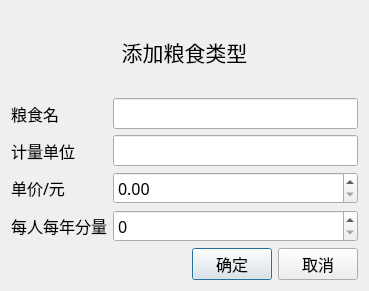
<?xml version="1.0" encoding="UTF-8"?>
<ui version="4.0">
 <class>AddFoodDialog</class>
 <widget class="QDialog" name="AddFoodDialog">
  <property name="geometry">
   <rect>
    <x>0</x>
    <y>0</y>
    <width>369</width>
    <height>291</height>
   </rect>
  </property>
  <property name="windowTitle">
   <string>添加粮食类型</string>
  </property>
  <property name="windowIcon">
   <iconset resource="resource.qrc">
    <normaloff>:/images/warehouse.png</normaloff>:/images/warehouse.png</iconset>
  </property>
  <layout class="QGridLayout" name="gridLayout">
   <item row="0" column="0">
    <widget class="QLabel" name="label_5">
     <property name="font">
      <font>
       <family>微软雅黑</family>
       <pointsize>16</pointsize>
      </font>
     </property>
     <property name="text">
      <string>添加粮食类型</string>
     </property>
     <property name="alignment">
      <set>Qt::AlignCenter</set>
     </property>
    </widget>
   </item>
   <item row="1" column="0">
    <layout class="QFormLayout" name="formLayout">
     <item row="0" column="0">
      <widget class="QLabel" name="label">
       <property name="sizePolicy">
        <sizepolicy hsizetype="Maximum" vsizetype="Preferred">
         <horstretch>0</horstretch>
         <verstretch>0</verstretch>
        </sizepolicy>
       </property>
       <property name="minimumSize">
        <size>
         <width>0</width>
         <height>0</height>
        </size>
       </property>
       <property name="maximumSize">
        <size>
         <width>120</width>
         <height>16777215</height>
        </size>
       </property>
       <property name="font">
        <font>
         <family>微软雅黑</family>
         <pointsize>12</pointsize>
        </font>
       </property>
       <property name="text">
        <string>粮食名</string>
       </property>
      </widget>
     </item>
     <item row="0" column="1">
      <widget class="QLineEdit" name="editFoodName">
       <property name="sizePolicy">
        <sizepolicy hsizetype="Minimum" vsizetype="Fixed">
         <horstretch>0</horstretch>
         <verstretch>0</verstretch>
        </sizepolicy>
       </property>
       <property name="minimumSize">
        <size>
         <width>200</width>
         <height>0</height>
        </size>
       </property>
       <property name="font">
        <font>
         <family>微软雅黑</family>
         <pointsize>12</pointsize>
        </font>
       </property>
      </widget>
     </item>
     <item row="1" column="0">
      <widget class="QLabel" name="label_2">
       <property name="sizePolicy">
        <sizepolicy hsizetype="Maximum" vsizetype="Preferred">
         <horstretch>0</horstretch>
         <verstretch>0</verstretch>
        </sizepolicy>
       </property>
       <property name="minimumSize">
        <size>
         <width>0</width>
         <height>0</height>
        </size>
       </property>
       <property name="maximumSize">
        <size>
         <width>120</width>
         <height>16777215</height>
        </size>
       </property>
       <property name="font">
        <font>
         <family>微软雅黑</family>
         <pointsize>12</pointsize>
        </font>
       </property>
       <property name="text">
        <string>计量单位</string>
       </property>
      </widget>
     </item>
     <item row="1" column="1">
      <widget class="QLineEdit" name="editFoodUnit">
       <property name="sizePolicy">
        <sizepolicy hsizetype="Minimum" vsizetype="Fixed">
         <horstretch>0</horstretch>
         <verstretch>0</verstretch>
        </sizepolicy>
       </property>
       <property name="minimumSize">
        <size>
         <width>200</width>
         <height>0</height>
        </size>
       </property>
       <property name="font">
        <font>
         <family>微软雅黑</family>
         <pointsize>12</pointsize>
        </font>
       </property>
      </widget>
     </item>
     <item row="2" column="0">
      <widget class="QLabel" name="label_3">
       <property name="sizePolicy">
        <sizepolicy hsizetype="Maximum" vsizetype="Preferred">
         <horstretch>0</horstretch>
         <verstretch>0</verstretch>
        </sizepolicy>
       </property>
       <property name="minimumSize">
        <size>
         <width>0</width>
         <height>0</height>
        </size>
       </property>
       <property name="maximumSize">
        <size>
         <width>120</width>
         <height>16777215</height>
        </size>
       </property>
       <property name="font">
        <font>
         <family>微软雅黑</family>
         <pointsize>12</pointsize>
        </font>
       </property>
       <property name="text">
        <string>单价/元</string>
       </property>
      </widget>
     </item>
     <item row="2" column="1">
      <widget class="QDoubleSpinBox" name="dsbFoodPrice">
       <property name="sizePolicy">
        <sizepolicy hsizetype="Minimum" vsizetype="Fixed">
         <horstretch>0</horstretch>
         <verstretch>0</verstretch>
        </sizepolicy>
       </property>
       <property name="minimumSize">
        <size>
         <width>200</width>
         <height>0</height>
        </size>
       </property>
       <property name="font">
        <font>
         <family>微软雅黑</family>
         <pointsize>12</pointsize>
        </font>
       </property>
       <property name="maximum">
        <double>999999999.000000000000000</double>
       </property>
      </widget>
     </item>
     <item row="3" column="0">
      <widget class="QLabel" name="label_4">
       <property name="sizePolicy">
        <sizepolicy hsizetype="Maximum" vsizetype="Preferred">
         <horstretch>0</horstretch>
         <verstretch>0</verstretch>
        </sizepolicy>
       </property>
       <property name="minimumSize">
        <size>
         <width>0</width>
         <height>0</height>
        </size>
       </property>
       <property name="maximumSize">
        <size>
         <width>120</width>
         <height>16777215</height>
        </size>
       </property>
       <property name="font">
        <font>
         <family>微软雅黑</family>
         <pointsize>12</pointsize>
        </font>
       </property>
       <property name="text">
        <string>每人每年分量</string>
       </property>
      </widget>
     </item>
     <item row="3" column="1">
      <widget class="QSpinBox" name="sbUserPerQuantity">
       <property name="sizePolicy">
        <sizepolicy hsizetype="Minimum" vsizetype="Fixed">
         <horstretch>0</horstretch>
         <verstretch>0</verstretch>
        </sizepolicy>
       </property>
       <property name="minimumSize">
        <size>
         <width>200</width>
         <height>0</height>
        </size>
       </property>
       <property name="font">
        <font>
         <family>微软雅黑</family>
         <pointsize>12</pointsize>
        </font>
       </property>
       <property name="maximum">
        <number>999999999</number>
       </property>
      </widget>
     </item>
    </layout>
   </item>
   <item row="2" column="0">
    <layout class="QHBoxLayout" name="horizontalLayout_5">
     <item>
      <spacer name="horizontalSpacer">
       <property name="orientation">
        <enum>Qt::Horizontal</enum>
       </property>
       <property name="sizeHint" stdset="0">
        <size>
         <width>40</width>
         <height>20</height>
        </size>
       </property>
      </spacer>
     </item>
     <item>
      <widget class="QPushButton" name="btnOk">
       <property name="sizePolicy">
        <sizepolicy hsizetype="Fixed" vsizetype="Fixed">
         <horstretch>0</horstretch>
         <verstretch>0</verstretch>
        </sizepolicy>
       </property>
       <property name="font">
        <font>
         <family>微软雅黑</family>
         <pointsize>12</pointsize>
        </font>
       </property>
       <property name="text">
        <string>确定</string>
       </property>
      </widget>
     </item>
     <item>
      <widget class="QPushButton" name="btnCancel">
       <property name="sizePolicy">
        <sizepolicy hsizetype="Fixed" vsizetype="Fixed">
         <horstretch>0</horstretch>
         <verstretch>0</verstretch>
        </sizepolicy>
       </property>
       <property name="font">
        <font>
         <family>微软雅黑</family>
         <pointsize>12</pointsize>
        </font>
       </property>
       <property name="text">
        <string>取消</string>
       </property>
      </widget>
     </item>
    </layout>
   </item>
  </layout>
 </widget>
 <resources>
  <include location="resource.qrc"/>
 </resources>
 <connections/>
</ui>
